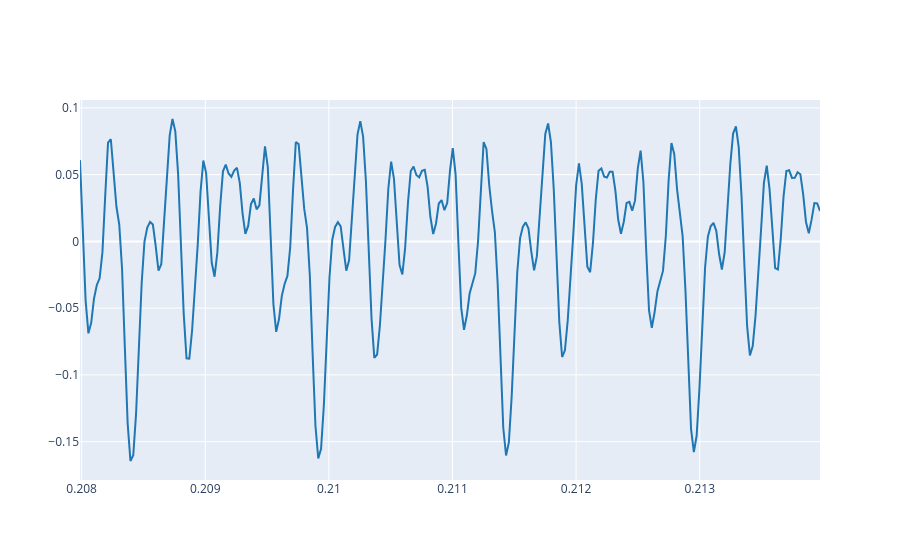

The notebook cell saved with this chart:
### Markdown cell above
2.3. Plot three periods of the signal using the `plot_signals` function and selecting `t_start` and `t_end` arguments accordingly. Try to get the first periods of the audio signal but avoiding the attack section.

### Code cell
ref, fs = load_audio(filepath)

f = 500
T = 1/f

t_start = 0.208 #Temps que triga a començar a ser estable
t_end = t_start + 3*T

plot_signals(ref, fs, t_start, t_end)

### Figure 1 — Plotly figure (JSON) as saved in the notebook; plotly's stock layout.template omitted (floating-point values rounded to 4 significant figures; data arrays with more than 128 entries replaced by an {"elided": "..."} marker saying what was removed)
{"data": [{"line": {"color": "#1f77b4", "shape": "linear"}, "mode": "lines", "name": "audio signal 0", "type": "scatter", "x": {"elided": "265 float values"}, "y": {"elided": "265 float values"}}], "layout": {}}
